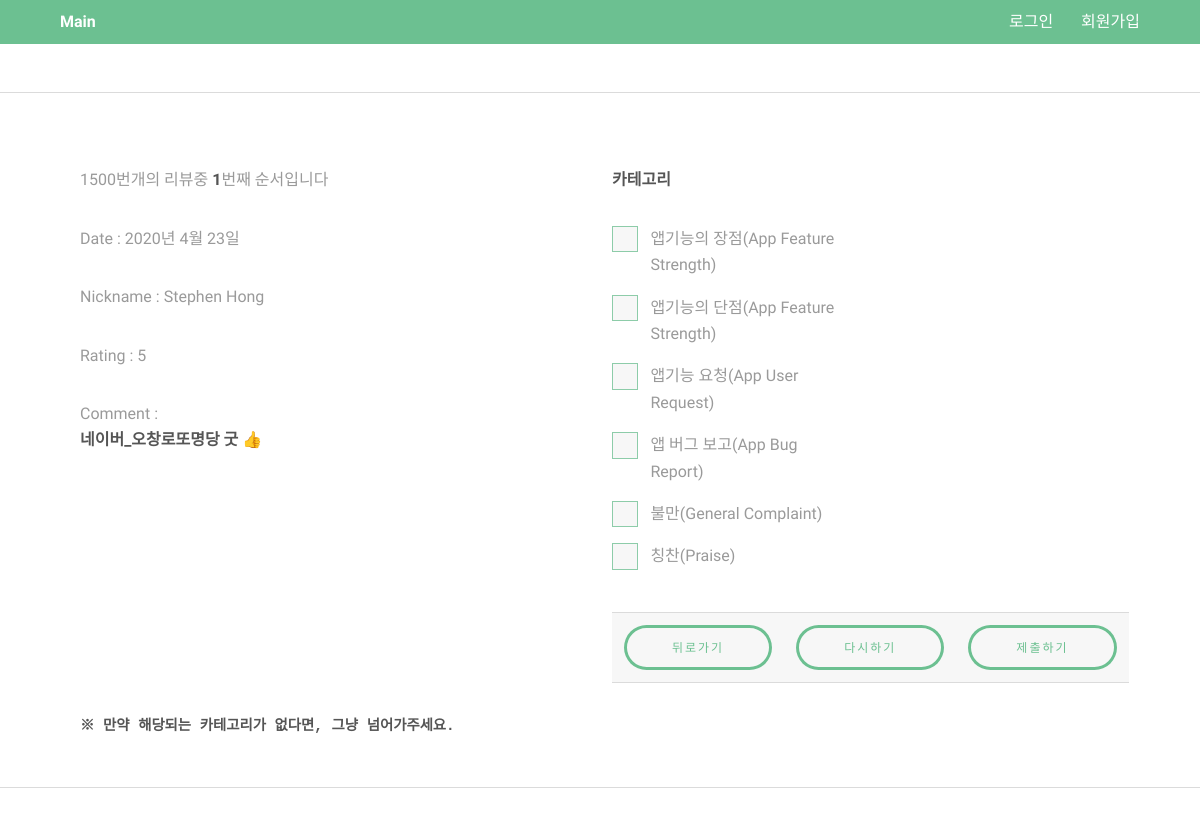
/1, run on an earlier commit of the app's database.
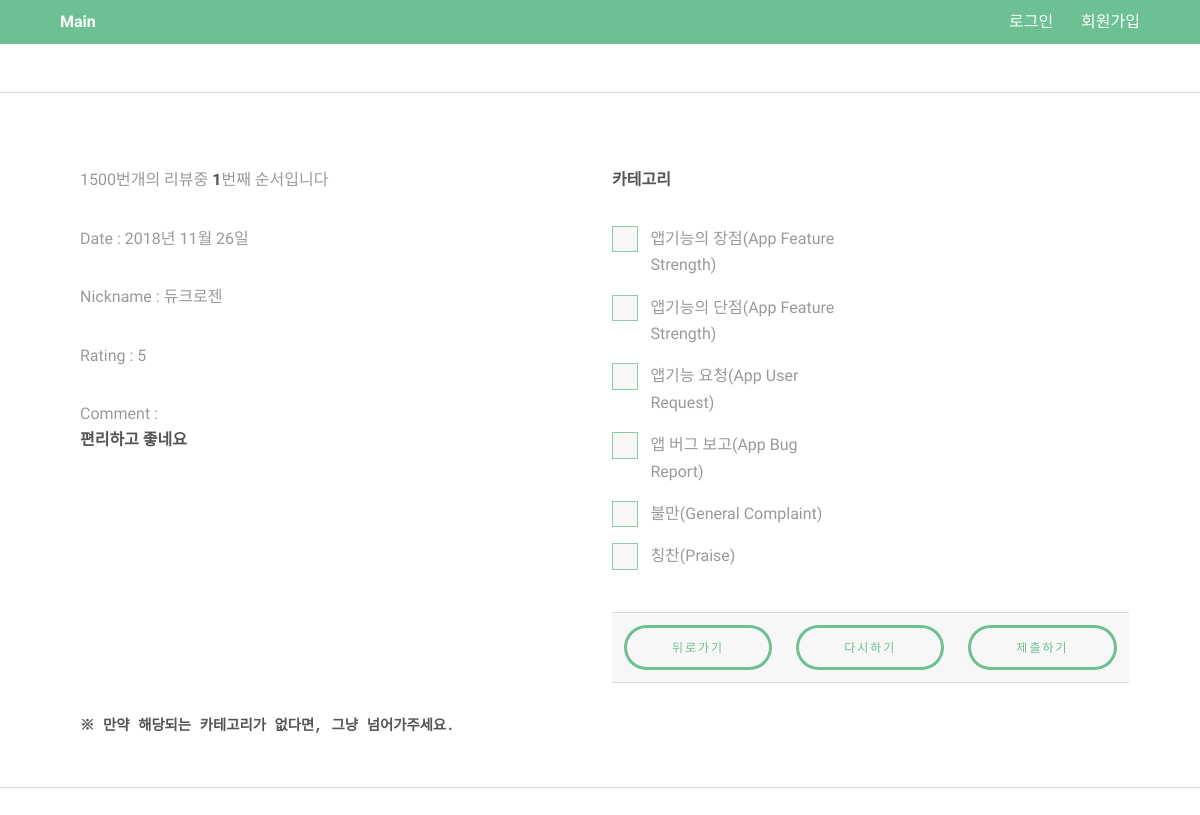
And on a later commit of the database.
### classify/models.py (models this page shows)
class Review_data(models.Model): ### 리뷰를 담을 곳
    id = models.IntegerField(primary_key = True)
    nickname = models.CharField(max_length = 20)
    date = models.CharField(max_length = 30)
    rating = models.IntegerField()
    comment = models.TextField(null = True)

### classify/views.py (the view)
# urls.py: path('<int:review_data_id>', views.annotate, name = 'annotate'),
def annotate(request, review_data_id = 1):
    now = datetime.datetime.now()
    data = Review_data.objects.filter(id = review_data_id)
    category = ['c1', 'c2', 'c3', 'c4']
    if request.method == 'POST':
        choice = request.POST.getlist('choice')
        form = ReviewClassifyForm()
        classify = form.save(commit = False)
        classify.user = request.user
        classify.review_id = Review_data.objects.get(id = review_data_id)
        classify.classify = choice
        classify.relase_date = now
        classify.save()
        number = review_data_id + 1
        if number >= 1500:
            return redirect('/')
        return redirect('/{}'.format(str(number)))#("FINISH") #, pk = review_data_id)
    else:
        print('ERROR')
    return render(request, 'classify/classify.html', {'datas': data,
                                                     'categorys' : category}) ## 데이터 셋 하나만 보여주기

### templates/classify/classify.html (shortened to what this page needs)
{% extends "base.html" %}
{% block content %}
<hr class="major" />
<div class="container">
<br>
	<div class="row">
		<section class="6u 12u$(medium)">
			{% for data in datas %}
    			<p>  1500번개의 리뷰중 <strong>{{ data.id }}</strong>번째 순서입니다</p>
                <p> Date : {{ data.date }}</p>
                <p> Nickname : {{ data.nickname  }}</P>
                <p> Rating : {{ data.rating }}</p>
                <p> Comment :<br>
                <strong>{{ data.comment|linebreaksbr}}</strong></p>
            {% endfor %}
		</section>
		<section class="3u 6u(medium) 12u$(small)">
            <p><strong> 카테고리 </strong></p>
                <form method="POST">
					<label for="1">앱기능의 장점(App Feature Strength)</label>
					<label for="2">앱기능의 단점(App Feature Strength)</label>
					<label for="3">앱기능 요청(App User Request)</label>
					<label for="4">앱 버그 보고(App Bug Report)</label>
					<label for="5">불만(General Complaint)</label>
					<label for="6">칭찬(Praise)</label>
                 <br><br>
                 <table>
                     <tr>
                         <td><button type="button" class="btn btn-primary" value="뒤로가기" onClick="history.go(-1)">뒤로가기</button></td>
                         <td><button type="reset" class="btn btn-primary" value="다시하기">다시하기</button></td>
                         <td><button type="submit" class="btn btn-primary" value="제출하기">제출하기</button></td>
                     </tr>
                 </table>
             </form>
         </section>
	</div>
         <pre><strong>※ 만약 해당되는 카테고리가 없다면, 그냥 넘어가주세요.</strong></pre>
</div>
<hr class="major" />
{% endblock %}

### templates/base.html (shortened to what this page needs)
{% load static %}
<!DOCTYPE HTML>
<html>
	<head>
		<link rel="stylesheet" href="/static/css/main.css" />
	</head>
	<body class="subpage">
	{% include "header.html" %}
    {% block content %}
    {% endblock %}
	</body>
</html>

### templates/header.html (shortened to what this page needs)
<header id="header">
    <div class="inner">
        <a href="{% url 'classify:main' %}" class="logo"><strong>Main</strong></a>
            <nav id="nav">
                {% if user.is_authenticated %}
                <a class="nav-link" href="{% url 'common:logout' %}">{{ user.username }} (로그아웃)</a>
                {% else %}
                <a class="nav-link" href="{% url 'common:login' %}">로그인</a>
                <a href="{%url 'common:signup' %}">회원가입</a>
                {% endif %}
            </nav>
    </div>
</header>

What changed in the data, as far as the page shows it:
changed Review_data id 1: date "2020년 4월 23일" → "2018년 11월 26일"; nickname "Stephen Hong" → "듀크로젠"; comment "네이버_오창로또명당 굿 👍" → "편리하고 좋네요"
